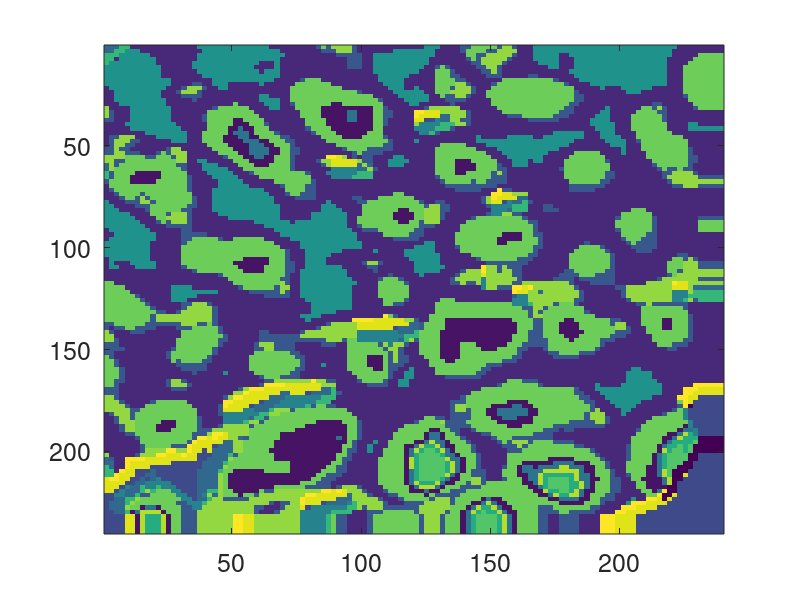

Write the MATLAB code that produced this figure.
clear

%load network output (cluster ID assigned to 13456 input patches)
load('cluster_out_train.mat')

%Convert labels into 10x10 patches
blank_patches = ones(13456,10,10,'single');%50000
cluster_ID_patches = squeeze(single(cluster_out_train(:))).*blank_patches;

%Reconstruct segmentation map
counter = 0;
for j = 10:2:240
    for i = 10:2:240
        counter= counter+1
        output(i-9:i,j-9:j) = cluster_ID_patches(counter,:,:);
    end
end
figure
imagesc(squeeze(output(:,:)))
set(gca,'Fontsize',18);
